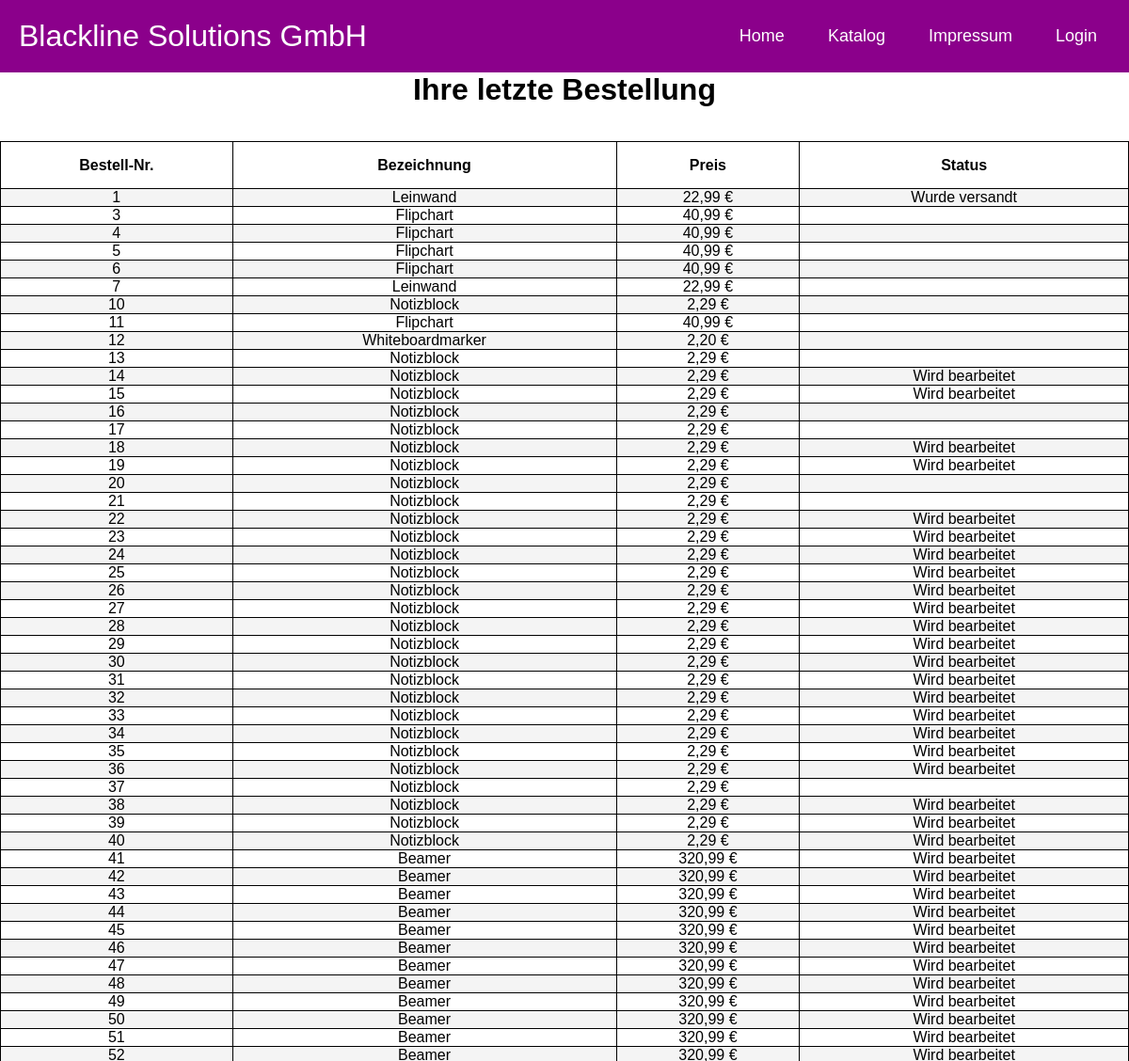
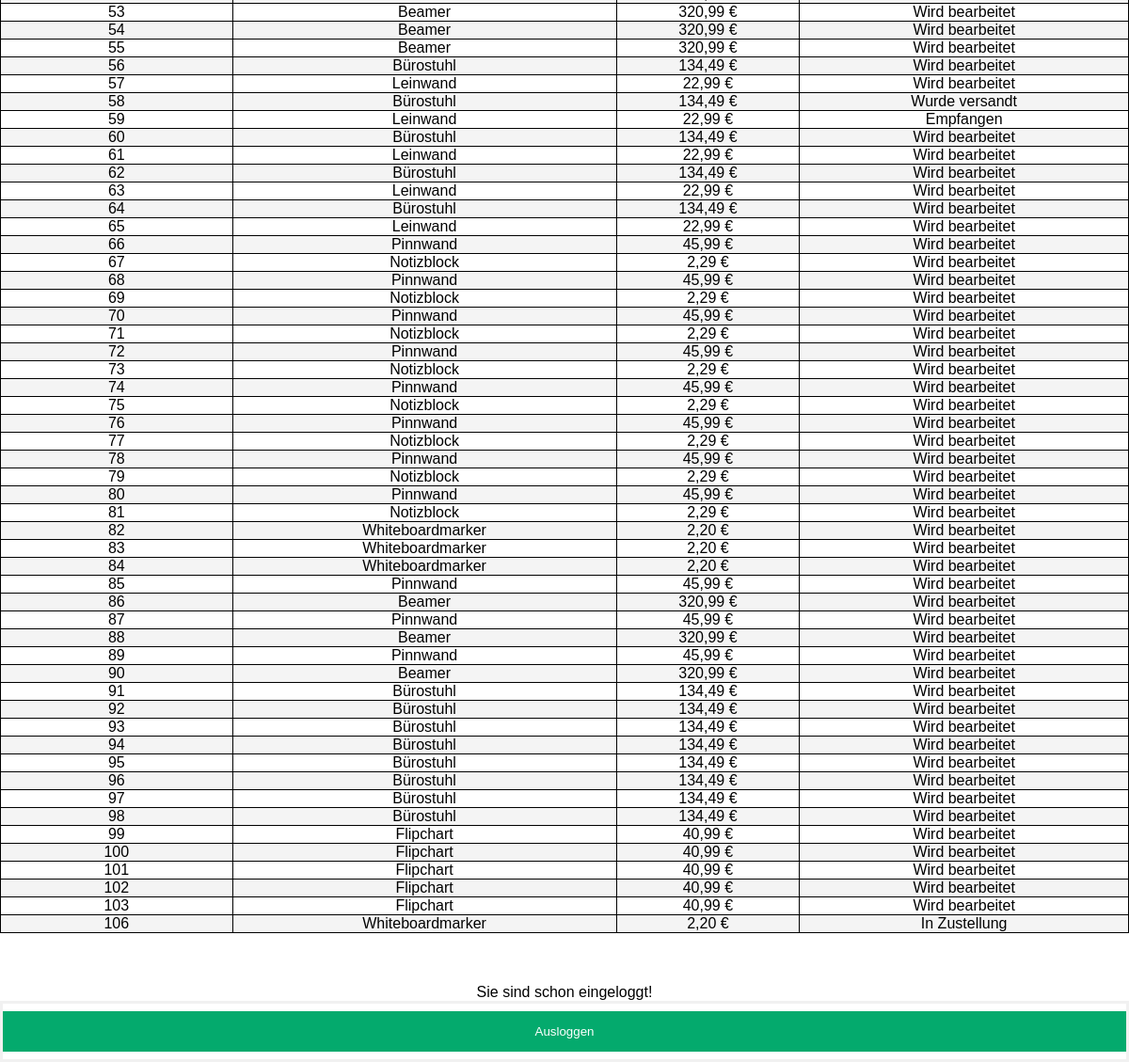
Screenshot of /pages/login.php (signed in) with the database file from the repository (2 pictures, top to bottom).
### tables this page shows
CREATE TABLE `produkt` (
  `produktid` int(11) NOT NULL,
  `bezeichnung` varchar(40) NOT NULL,
  `preis` float NOT NULL,
  `beschreibung` text NOT NULL
);

CREATE TABLE `bestelluebersicht` (
  `bestellungsid` int(11) NOT NULL,
  `warenkorbid` int(11) NOT NULL,
  `konto` int(11) NOT NULL,
  `produkt` int(11) NOT NULL
);

CREATE TABLE `bestellposition` (
  `auftragid` int(11) NOT NULL,
  `bestellung` int(11) NOT NULL,
  `status` int(11) NOT NULL
);

### pages/login.php (the view, shortened to what this page needs)
<!DOCTYPE html>
<html lang="de">
    <head>
        <link rel="stylesheet" href="../style/style.css">
        <link rel="stylesheet" href="../style/login.css">
        <?php
            $kundeID = null;
            if (isset ($_SESSION["kundeID"]))
            {
                $kundeID = $_SESSION["kundeID"];
            }
            function showOrders($kundeID)
            {
                $connection = new mysqli('localhost', 'root', '', 'i40_basis');
                echo "<table>";
                echo "<tr><th>Bestell-Nr.</th><th>Bezeichnung</th><th>Preis</th><th>Status</th></tr>";
                $sql = "SELECT bestellungsid, produkt FROM bestelluebersicht WHERE konto = '$kundeID'";
                $erg = $connection->query($sql);
                for ($i = 0; $i < mysqli_num_rows($erg); $i++)
                {
                    $daten = mysqli_fetch_array($erg);
                    $sql = "SELECT bezeichnung, preis FROM produkt WHERE produktid = '".$daten["produkt"]."'";
                    $result = $connection->query($sql);
                    $data = mysqli_fetch_array($result);
                    $sql = "SELECT status FROM bestellposition WHERE bestellung = '".$daten["bestellungsid"]."'";
                    $result = $connection->query($sql);
                    $status = $result->fetch_object();
                    $status = $status->status;
                    if ($status == 1)
                    {
                        $status = "Wird bearbeitet";
                    }
                    elseif ($status == 2)
                    {
                        $status = "Wurde versandt";
                    }
                    elseif ($status == 3)
                    {
                        $status = "In Zustellung";
                    }
                    elseif ($status == 4)
                    {
                        $status = "Empfangen";
                    }
                    $preis = number_format($data["preis"], 2, ',', '.');
                    echo "<tr><td>".$daten["bestellungsid"]."</td><td>".$data["bezeichnung"]."</td><td>".$preis." €</td><td>".$status."</td></tr>";
                }
                echo "</table>";
            }
            function alreadyLoggedIn()
            {
                echo "<p>Sie sind schon eingeloggt!</p>";
                echo "<form action='logout.php' metho='post'>";
                echo "<button id='logout'>Ausloggen</button>";
                echo "</form>";
            }
        ?>
    </head>
    <body>
        <header>
            <nav class="navbar">
                <div class="logo"><a href="/SAE-Projekt/index.html" > <font color="white">Blackline Solutions GmbH</font></a></div>
                <ul class="nav-links">
                    <div class="menu">
                        <li><a href="/SAE-Projekt/index.html">Home</a></li>
                        <li><a href="/SAE-Projekt/pages/katalog.php">Katalog</a></li>
                        <li><a href="/SAE-Projekt/pages/impressum.html">Impressum</a></li>
                        <li><a href="/SAE-Projekt/pages/login.php">Login</a></li>
                    </div>
                </ul>
            </nav>
        </header>
        <center>
            <?php
                if ($kundeID == null)
                {
                    login();
                }
                else
                {
                    echo "<h1>Ihre letzte Bestellung</h1>";
                    echo "<br>";
                    echo "<br>";
                    showOrders($kundeID);
                    echo "<br>";
                    echo "<br>";
                    echo "<br>";
                    alreadyLoggedIn();
                }
            ?>
        </center>
    </body>
</html>

### style/style.css (style rules this page uses)
* { margin: 0; padding: 0; box-sizing: border-box; }
body { font-family: Arial, Helvetica, sans-serif; }
a { text-decoration: none; }
li { list-style: none; }
.navbar { display: flex; align-items: center; justify-content: space-between; padding: 20px; background-color: darkmagenta; color: #fff; }
.nav-links a { color: #fff; }
.logo { font-size: 32px; color: #fff; }
.menu { display: flex; gap: 1em; font-size: 18px; }
.menu li { padding: 5px 14px; }
table { width: 100%; border-collapse: collapse; }
table, th, td { border: 1px solid black; }
th { text-align: center; height: 50px; }
tr { text-align: center; }
tbody tr:nth-child(odd) { background: #ffffff; }
tbody tr:nth-child(even) { background: #f4f4f4; }
button, .but { background-color: #04AA6D; color: white; padding: 14px 20px; margin: 8px 0; border: none; cursor: pointer; width: 100%; }

### style/login.css (style rules this page uses)
form { border: 3px solid #f1f1f1; }
button, .but { background-color: #04AA6D; color: white; padding: 14px 20px; margin: 8px 0; border: none; cursor: pointer; width: 100%; }

### rows the page displays
produkt: bestelluebersicht.bestellungsid "1", bezeichnung "Leinwand", preis "22,99", bestellposition.status "Wurde versandt", bestelluebersicht.bestellungsid "7", bestelluebersicht.bestellungsid "57", bestellposition.status "Wird bearbeitet", bestelluebersicht.bestellungsid "59", bestellposition.status "Empfangen", bestelluebersicht.bestellungsid "61", bestelluebersicht.bestellungsid "63", bestelluebersicht.bestellungsid "65"
produkt: bestelluebersicht.bestellungsid "3", bezeichnung "Flipchart", preis "40,99", bestelluebersicht.bestellungsid "4", bestelluebersicht.bestellungsid "5", bestelluebersicht.bestellungsid "6", bestelluebersicht.bestellungsid "11", bestelluebersicht.bestellungsid "99", bestellposition.status "Wird bearbeitet", bestelluebersicht.bestellungsid "100", bestelluebersicht.bestellungsid "101", bestelluebersicht.bestellungsid "102", bestelluebersicht.bestellungsid "103"
produkt: bestelluebersicht.bestellungsid "10", bezeichnung "Notizblock", preis "2,29", bestelluebersicht.bestellungsid "13", bestelluebersicht.bestellungsid "14", bestellposition.status "Wird bearbeitet", bestelluebersicht.bestellungsid "15", bestelluebersicht.bestellungsid "16", bestelluebersicht.bestellungsid "17", bestelluebersicht.bestellungsid "18", bestelluebersicht.bestellungsid "19", bestelluebersicht.bestellungsid "20", bestelluebersicht.bestellungsid "21", bestelluebersicht.bestellungsid "22", bestelluebersicht.bestellungsid "23", bestelluebersicht.bestellungsid "24", bestelluebersicht.bestellungsid "25", bestelluebersicht.bestellungsid "26", bestelluebersicht.bestellungsid "27", bestelluebersicht.bestellungsid "28", bestelluebersicht.bestellungsid "29", bestelluebersicht.bestellungsid "30", bestelluebersicht.bestellungsid "31", bestelluebersicht.bestellungsid "32", bestelluebersicht.bestellungsid "33", bestelluebersicht.bestellungsid "34", bestelluebersicht.bestellungsid "35", bestelluebersicht.bestellungsid "36", bestelluebersicht.bestellungsid "37", bestelluebersicht.bestellungsid "38", bestelluebersicht.bestellungsid "39", bestelluebersicht.bestellungsid "40", bestelluebersicht.bestellungsid "67", bestelluebersicht.bestellungsid "69", bestelluebersicht.bestellungsid "71", bestelluebersicht.bestellungsid "73", bestelluebersicht.bestellungsid "75", bestelluebersicht.bestellungsid "77", bestelluebersicht.bestellungsid "79", bestelluebersicht.bestellungsid "81"
produkt: bestelluebersicht.bestellungsid "12", bezeichnung "Whiteboardmarker", preis "2,20", bestelluebersicht.bestellungsid "82", bestellposition.status "Wird bearbeitet", bestelluebersicht.bestellungsid "83", bestelluebersicht.bestellungsid "84", bestelluebersicht.bestellungsid "106", bestellposition.status "In Zustellung"
produkt: bestelluebersicht.bestellungsid "41", bezeichnung "Beamer", preis "320,99", bestellposition.status "Wird bearbeitet", bestelluebersicht.bestellungsid "42", bestelluebersicht.bestellungsid "43", bestelluebersicht.bestellungsid "44", bestelluebersicht.bestellungsid "45", bestelluebersicht.bestellungsid "46", bestelluebersicht.bestellungsid "47", bestelluebersicht.bestellungsid "48", bestelluebersicht.bestellungsid "49", bestelluebersicht.bestellungsid "50", bestelluebersicht.bestellungsid "51", bestelluebersicht.bestellungsid "52", bestelluebersicht.bestellungsid "53", bestelluebersicht.bestellungsid "54", bestelluebersicht.bestellungsid "55", bestelluebersicht.bestellungsid "86", bestelluebersicht.bestellungsid "88", bestelluebersicht.bestellungsid "90"
produkt: bestelluebersicht.bestellungsid "56", bezeichnung "Bürostuhl", preis "134,49", bestellposition.status "Wird bearbeitet", bestelluebersicht.bestellungsid "58", bestellposition.status "Wurde versandt", bestelluebersicht.bestellungsid "60", bestelluebersicht.bestellungsid "62", bestelluebersicht.bestellungsid "64", bestelluebersicht.bestellungsid "91", bestelluebersicht.bestellungsid "92", bestelluebersicht.bestellungsid "93", bestelluebersicht.bestellungsid "94", bestelluebersicht.bestellungsid "95", bestelluebersicht.bestellungsid "96", bestelluebersicht.bestellungsid "97", bestelluebersicht.bestellungsid "98"
produkt: bestelluebersicht.bestellungsid "66", bezeichnung "Pinnwand", preis "45,99", bestellposition.status "Wird bearbeitet", bestelluebersicht.bestellungsid "68", bestelluebersicht.bestellungsid "70", bestelluebersicht.bestellungsid "72", bestelluebersicht.bestellungsid "74", bestelluebersicht.bestellungsid "76", bestelluebersicht.bestellungsid "78", bestelluebersicht.bestellungsid "80", bestelluebersicht.bestellungsid "85", bestelluebersicht.bestellungsid "87", bestelluebersicht.bestellungsid "89"
